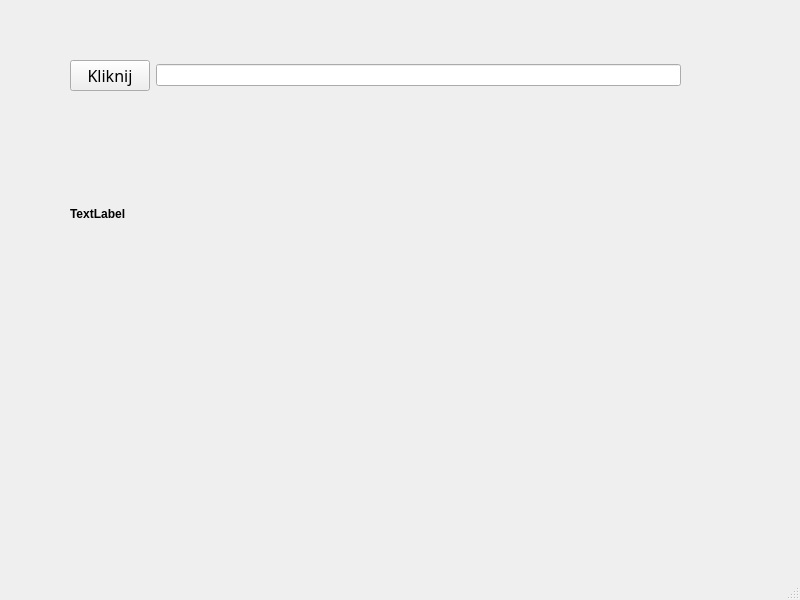
<?xml version="1.0" encoding="UTF-8"?>
<ui version="4.0">
 <class>MainWindow</class>
 <widget class="QMainWindow" name="MainWindow">
  <property name="geometry">
   <rect>
    <x>0</x>
    <y>0</y>
    <width>800</width>
    <height>600</height>
   </rect>
  </property>
  <property name="minimumSize">
   <size>
    <width>198</width>
    <height>200</height>
   </size>
  </property>
  <property name="maximumSize">
   <size>
    <width>800</width>
    <height>800</height>
   </size>
  </property>
  <property name="windowTitle">
   <string>MainWindow</string>
  </property>
  <widget class="QWidget" name="centralwidget">
   <widget class="QWidget" name="">
    <property name="geometry">
     <rect>
      <x>70</x>
      <y>60</y>
      <width>611</width>
      <height>271</height>
     </rect>
    </property>
    <layout class="QVBoxLayout" name="verticalLayout">
     <item>
      <layout class="QHBoxLayout" name="horizontalLayout">
       <item>
        <widget class="QPushButton" name="pushButton">
         <property name="font">
          <font>
           <family>Segoe Print</family>
           <pointsize>12</pointsize>
          </font>
         </property>
         <property name="text">
          <string>Kliknij</string>
         </property>
        </widget>
       </item>
       <item>
        <widget class="QLineEdit" name="lineEdit"/>
       </item>
      </layout>
     </item>
     <item>
      <widget class="QLabel" name="label">
       <property name="font">
        <font>
         <bold>true</bold>
        </font>
       </property>
       <property name="text">
        <string>TextLabel</string>
       </property>
      </widget>
     </item>
    </layout>
   </widget>
  </widget>
  <widget class="QMenuBar" name="menubar">
   <property name="geometry">
    <rect>
     <x>0</x>
     <y>0</y>
     <width>800</width>
     <height>22</height>
    </rect>
   </property>
  </widget>
  <widget class="QStatusBar" name="statusbar"/>
 </widget>
 <resources/>
 <connections/>
</ui>
